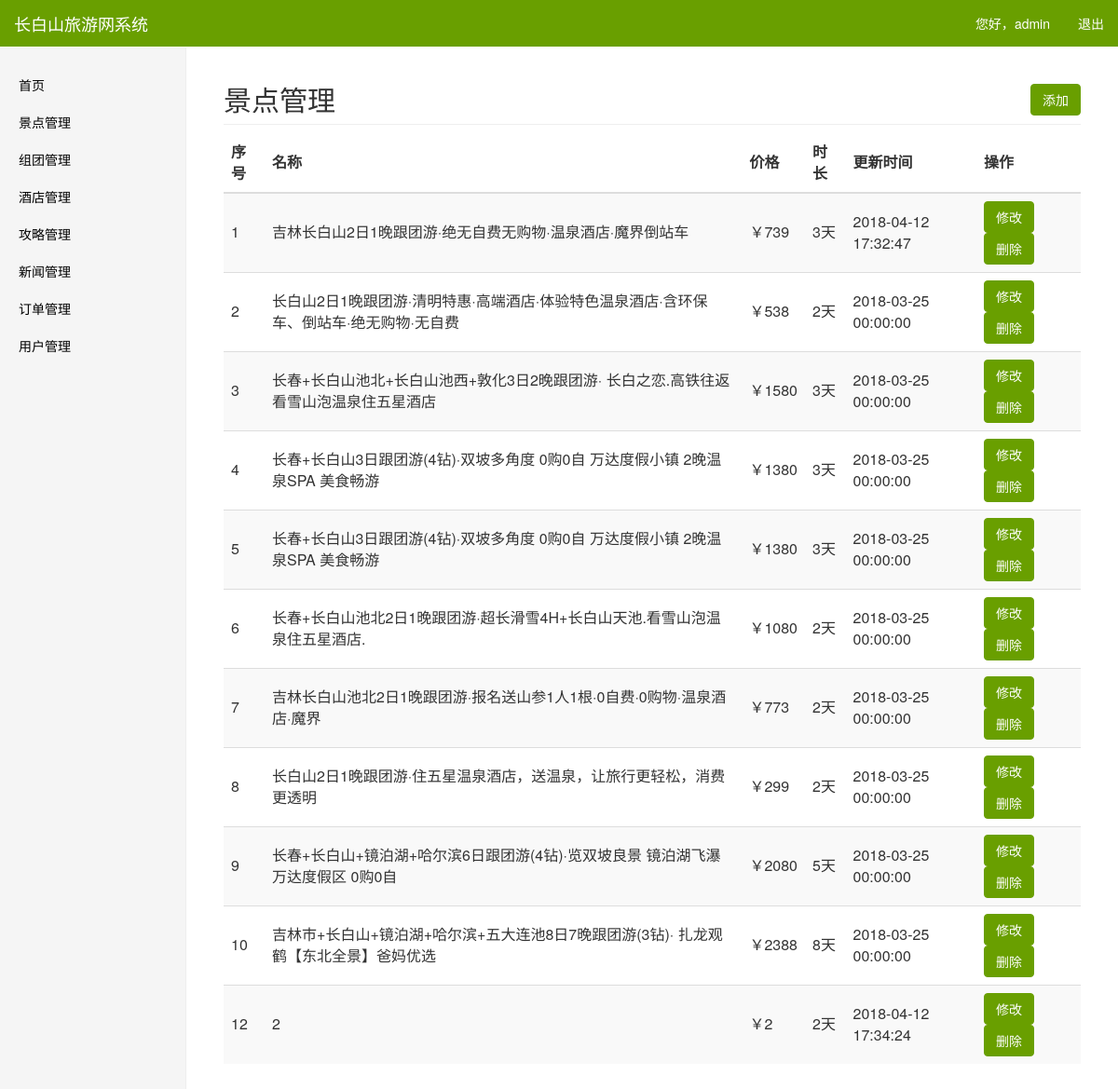
The app's page /admin/groupt.php (signed in) with its own data.
### tables this page shows
CREATE TABLE `groupt` (
  `id` int(11) NOT NULL,
  `name` varchar(50) NOT NULL COMMENT '团名',
  `route` varchar(100) NOT NULL COMMENT '路线',
  `price` int(11) NOT NULL COMMENT '价格',
  `time` int(11) NOT NULL COMMENT '时间',
  `img` varchar(30) NOT NULL COMMENT '首图',
  `description` text NOT NULL COMMENT '简介',
  `addtime` datetime NOT NULL COMMENT '添加时间'
);

### admin/groupt.php (the view, shortened to what this page needs)
<?php include("../conn.php") ?>
  <?php
$sql = "select * from `groupt`";
$result = mysqli_query($conn,$sql);
?>
    <html>
    <head>
      <link href="../css/bootstrap.min.css" rel="stylesheet" type="text/css">
      <link rel="stylesheet" type="text/css" href="../css/animate.min.css" />
      <link rel="stylesheet" href="../css/font-awesome.min.css">
      <link rel="stylesheet" href="../css/bootstrap-datetimepicker.min.css">
      <link rel="stylesheet" type="text/css" href="../css/font.css" />
      <link rel="stylesheet" type="text/css" href="../css/admin.css" />
    </head>
    <body>
      <nav class="navbar navbar-default navbar-fixed-top">
        <div class="container-fluid">
          <div class="navbar-header">
            <a class="navbar-brand" href="#">长白山旅游网系统</a>
          </div>
          <div id="navbar" class="navbar-collapse collapse">
            <?php include("nav.php") ?>
          </div>
        </div>
      </nav>
      <div class="container-fluid">
        <div class="row">
          <div class="col-sm-3 col-md-2 sidebar">
            <?php include("sidebar.php") ?>
          </div>
          <div class="col-sm-9 col-sm-offset-3 col-md-10 col-md-offset-2 main">
            <p class="pull-right" style="margin-top: 20px;">
              <a class="btn btn-success" href="groupt_add.php">添加</a>
            </p>
            <h2 class="sub-header">景点管理</h2>
            <div class="table-responsive">
              <table class="table table-striped table-hover">
                <thead>
                  <tr>
                    <th>序号</th>
                    <th>名称</th>
                    <th>价格</th>
                    <th>时长</th>
                    <th>更新时间</th>
                    <th>操作</th>
                  </tr>
                </thead>
                <tbody>
                  <form id="list">
                  <?php
                    if(mysqli_affected_rows($conn)>0) {
                        mysqli_data_seek($result,0);
                        while ($row = mysqli_fetch_array($result)) {
                            ?>
                      <tr>
                        <td><?=$row["id"]?></td>
                        <td><?=$row["name"]?></td>
                        <td>￥<?=$row["price"]?></td>
                        <td><?=$row["time"]?>天</td>
                        <td><?=$row["addtime"]?></td>
                        <td>
                          <a class="btn btn-success" href="groupt_change.php?id=<?=$row["id"]?>">修改</a>
                          <a class="btn btn-danger" href="dodelete.php?type=groupt&id=<?=$row["id"]?>">删除</a>
                        </td>
                      </tr>
                      <?php
                        }
                    }else{
                        echo "<div class='col-md-12 text-center'>尚无数据</div>";
                    }
                    ?>
                  </form>
                </tbody>
              </table>
            </div>
          </div>
        </div>
      </div>
    </body>
    </html>

### css/admin.css (style rules this page uses)
* { -webkit-user-select:none; -moz-user-select:none; -ms-user-select:none; user-select:none; }
body { padding-top: 50px; }
.sub-header { padding-bottom: 10px; border-bottom: 1px solid #eee; }
.navbar-fixed-top { border: 0; }
.sidebar { display: none; }
@media (min-width: 768px) { .sidebar { position: fixed; top: 51px; bottom: 0; left: 0; z-index: 1000; display: block; padding: 20px; overflow-x: hidden; overflow-y: auto; background-color: #f5f5f5; border-right: 1px solid #eee; } }
.main { padding: 20px; }
@media (min-width: 768px) { .main { padding-right: 40px; padding-left: 40px; } }
.table>tbody>tr>td, .table>tbody>tr>th, .table>tfoot>tr>td, .table>tfoot>tr>th, .table>thead>tr>td, .table>thead>tr>th { vertical-align: middle; }
a, a:hover { color: #000; }
.btn-primary,.btn-primary:hover,.btn-info,.btn-info:hover,.btn-success,.btn-success:hover,.btn-danger,.btn-danger:hover { background-color: #699F00; border-color: #699F00; }
.navbar-default { background-color: #699F00; }
.navbar-default .navbar-brand { color: #fff; }

### records on screen
groupt: id "1", name "吉林长白山2日1晚跟团游·绝无自费无购物·温泉酒店·魔界倒站车", price "739", time "3", addtime "2018-04-12 17:32:47"
groupt: id "2", name "长白山2日1晚跟团游·清明特惠·高端酒店·体验特色温泉酒店·含环保车、倒站车·绝无购物·无自费", price "538", time "2", addtime "2018-03-25 00:00:00"
groupt: id "3", name "长春+长白山池北+长白山池西+敦化3日2晚跟团游· 长白之恋.高铁往返 看雪山泡温泉住五星酒店", price "1580", time "3", addtime "2018-03-25 00:00:00"
groupt: id "4", name "长春+长白山3日跟团游(4钻)·双坡多角度 0购0自 万达度假小镇 2晚温泉SPA 美食畅游", price "1380", time "3", addtime "2018-03-25 00:00:00"
groupt: id "5", name "长春+长白山3日跟团游(4钻)·双坡多角度 0购0自 万达度假小镇 2晚温泉SPA 美食畅游", price "1380", time "3", addtime "2018-03-25 00:00:00"
groupt: id "6", name "长春+长白山池北2日1晚跟团游·超长滑雪4H+长白山天池.看雪山泡温泉住五星酒店.", price "1080", time "2", addtime "2018-03-25 00:00:00"
groupt: id "7", name "吉林长白山池北2日1晚跟团游·报名送山参1人1根·0自费·0购物·温泉酒店·魔界", price "773", time "2", addtime "2018-03-25 00:00:00"
groupt: id "8", name "长白山2日1晚跟团游·住五星温泉酒店，送温泉，让旅行更轻松，消费更透明", price "299", time "2", addtime "2018-03-25 00:00:00"
groupt: id "9", name "长春+长白山+镜泊湖+哈尔滨6日跟团游(4钻)·览双坡良景 镜泊湖飞瀑 万达度假区 0购0自", price "2080", time "5", addtime "2018-03-25 00:00:00"
groupt: id "10", name "吉林市+长白山+镜泊湖+哈尔滨+五大连池8日7晚跟团游(3钻)· 扎龙观鹤【东北全景】爸妈优选", price "2388", time "8", addtime "2018-03-25 00:00:00"
groupt: id "12", name "2", price "2", time "2", addtime "2018-04-12 17:34:24"

### other values on screen
$_SESSION["usernameA"] "admin"
